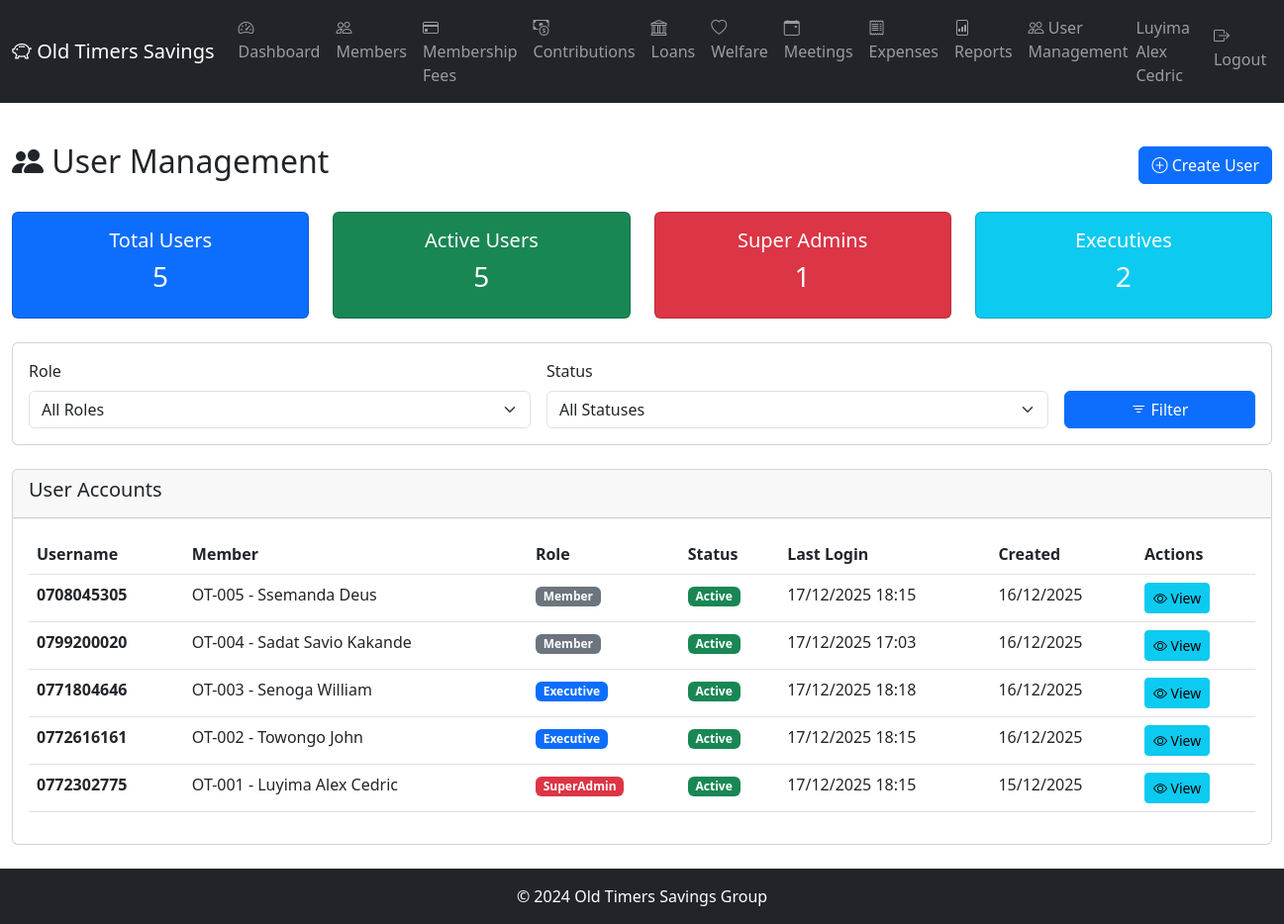
Page /users/ (signed in) on the committed database.
### app/models/member.py (models this page shows, shortened)
class Member(db.Model):
    __tablename__ = 'members'
    id = db.Column(db.Integer, primary_key=True)
    member_number = db.Column(db.String(10), unique=True, nullable=False)  # OT-001
    full_name = db.Column(db.String(100), nullable=False)
    national_id = db.Column(db.String(20), unique=True)
    date_of_birth = db.Column(db.Date)
    gender = db.Column(db.String(10))  # Male, Female
    phone_primary = db.Column(db.String(20), nullable=False)
    phone_secondary = db.Column(db.String(20))
    email = db.Column(db.String(100))
    physical_address = db.Column(db.Text)
    occupation = db.Column(db.String(100))
    date_joined = db.Column(db.Date, nullable=False)
    membership_fee_paid = db.Column(db.Boolean, default=False)
    membership_fee_date = db.Column(db.Date)
    membership_fee_receipt = db.Column(db.String(20))
    status = db.Column(db.String(20), default='Active')  # Active, Inactive, Suspended, Expelled, Deceased
    total_contributed = db.Column(db.Numeric(15, 2), default=0.00)
    consecutive_months_paid = db.Column(db.Integer, default=0)
    last_contribution_date = db.Column(db.Date)
    qualified_for_benefits = db.Column(db.Boolean, default=False)
    suspension_date = db.Column(db.Date)
    expulsion_date = db.Column(db.Date)
    expulsion_reason = db.Column(db.Text)
    refund_amount = db.Column(db.Numeric(15, 2))
    refund_paid = db.Column(db.Boolean, default=False)
    created_at = db.Column(db.DateTime, default=datetime.utcnow)
    updated_at = db.Column(db.DateTime, default=datetime.utcnow, onupdate=datetime.utcnow)
    created_by = db.Column(db.Integer)
    next_of_kin = db.relationship('NextOfKin', backref='member', lazy='dynamic', cascade='all, delete-orphan')
    contributions = db.relationship('Contribution', backref='member', lazy='dynamic')
    welfare_requests = db.relationship('WelfareRequest', backref='member', lazy='dynamic')
    loans = db.relationship('Loan', backref='member', lazy='dynamic', foreign_keys='Loan.member_id')
    loans_guaranteed1 = db.relationship('Loan', foreign_keys='Loan.guarantor1_id', lazy='dynamic')
    loans_guaranteed2 = db.relationship('Loan', foreign_keys='Loan.guarantor2_id', lazy='dynamic')

### app/models/user.py (models this page shows, shortened)
class User(UserMixin, db.Model):
    __tablename__ = 'users'
    id = db.Column(db.Integer, primary_key=True)
    member_id = db.Column(db.Integer, db.ForeignKey('members.id'), unique=True, nullable=False)
    username = db.Column(db.String(20), unique=True, nullable=False)  # Phone number
    password_hash = db.Column(db.String(255), nullable=False)
    role = db.Column(db.String(20), nullable=False)  # SuperAdmin, Executive, Auditor, Member
    is_active = db.Column(db.Boolean, default=True)
    must_change_password = db.Column(db.Boolean, default=True)
    last_login = db.Column(db.DateTime)
    failed_login_attempts = db.Column(db.Integer, default=0)
    account_locked_until = db.Column(db.DateTime)
    created_at = db.Column(db.DateTime, default=datetime.utcnow)
    updated_at = db.Column(db.DateTime, default=datetime.utcnow, onupdate=datetime.utcnow)
    member = db.relationship('Member', backref=db.backref('user', uselist=False))
    def is_super_admin(self):
        return self.role == 'SuperAdmin'

### app/routes/users.py (the view)
@users.route('/')
@login_required
@super_admin_required
def list_users():
    role_filter = request.args.get('role', '')
    status_filter = request.args.get('status', '')
    query = User.query
    if role_filter:
        query = query.filter(User.role == role_filter)
    if status_filter == 'active':
        query = query.filter(User.is_active == True)
    elif status_filter == 'inactive':
        query = query.filter(User.is_active == False)
    users_list = query.order_by(User.created_at.desc()).all()
    total_users = User.query.count()
    active_users = User.query.filter_by(is_active=True).count()
    super_admins = User.query.filter_by(role='SuperAdmin').count()
    executives = User.query.filter_by(role='Executive').count()
    return render_template('users/list.html',
                         users=users_list,
                         role_filter=role_filter,
                         status_filter=status_filter,
                         total_users=total_users,
                         active_users=active_users,
                         super_admins=super_admins,
                         executives=executives)

### app/models/user.py (called while the page is built)
@login_manager.user_loader
def load_user(user_id):
    return User.query.get(int(user_id))

### app/templates/users/list.html (shortened to what this page needs)
{% extends "base.html" %}
{% block content %}
<div class="container-fluid py-4">
    <div class="d-flex justify-content-between align-items-center mb-4">
        <h2><i class="bi bi-people-fill"></i> User Management</h2>
        <a href="{{ url_for('users.create_user') }}" class="btn btn-primary">
            <i class="bi bi-plus-circle"></i> Create User
        </a>
    </div>
    <div class="row mb-4">
        <div class="col-md-3">
            <div class="card bg-primary text-white">
                <div class="card-body text-center">
                    <h5>Total Users</h5>
                    <h3>{{ total_users }}</h3>
                </div>
            </div>
        </div>
        <div class="col-md-3">
            <div class="card bg-success text-white">
                <div class="card-body text-center">
                    <h5>Active Users</h5>
                    <h3>{{ active_users }}</h3>
                </div>
            </div>
        </div>
        <div class="col-md-3">
            <div class="card bg-danger text-white">
                <div class="card-body text-center">
                    <h5>Super Admins</h5>
                    <h3>{{ super_admins }}</h3>
                </div>
            </div>
        </div>
        <div class="col-md-3">
            <div class="card bg-info text-white">
                <div class="card-body text-center">
                    <h5>Executives</h5>
                    <h3>{{ executives }}</h3>
                </div>
            </div>
        </div>
    </div>
    <div class="card mb-4">
        <div class="card-body">
            <form method="GET" class="row g-3">
                <div class="col-md-5">
                    <label for="role" class="form-label">Role</label>
                    <select class="form-select" id="role" name="role">
                        <option value="">All Roles</option>
                    </select>
                </div>
                <div class="col-md-5">
                    <label for="status" class="form-label">Status</label>
                    <select class="form-select" id="status" name="status">
                        <option value="">All Statuses</option>
                    </select>
                </div>
                <div class="col-md-2 d-flex align-items-end">
                    <button type="submit" class="btn btn-primary w-100">
                        <i class="bi bi-filter"></i> Filter
                    </button>
                </div>
            </form>
        </div>
    </div>
    <div class="card">
        <div class="card-header">
            <h5>User Accounts</h5>
        </div>
        <div class="card-body">
            {% if users %}
            <div class="table-responsive">
                <table class="table table-hover">
                    <thead>
                        <tr>
                            <th>Username</th>
                            <th>Member</th>
                            <th>Role</th>
                            <th>Status</th>
                            <th>Last Login</th>
                            <th>Created</th>
                            <th>Actions</th>
                        </tr>
                    </thead>
                    <tbody>
                        {% for user in users %}
                        <tr>
                            <td>
                                <strong>{{ user.username }}</strong>
                            </td>
                            <td>
                                {% if user.member %}
                                {{ user.member.member_number }} - {{ user.member.full_name }}
                                {% else %}
                                <span class="text-muted">N/A</span>
                                {% endif %}
                            </td>
                            <td>
                                <span class="badge bg-{{ 'danger' if user.role == 'SuperAdmin' else 'primary' if user.role == 'Executive' else 'warning' if user.role == 'Auditor' else 'secondary' }}">
                                    {{ user.role }}
                                </span>
                            </td>
                            <td>
                                {% if user.is_active %}
                                <span class="badge bg-success">Active</span>
                                {% else %}
                                <span class="badge bg-secondary">Inactive</span>
                                {% endif %}
                            </td>
                            <td>
                                {% if user.last_login %}
                                {{ user.last_login.strftime('%d/%m/%Y %H:%M') }}
                                {% else %}
                                <span class="text-muted">Never</span>
                                {% endif %}
                            </td>
                            <td>{{ user.created_at.strftime('%d/%m/%Y') }}</td>
                            <td>
                                <a href="{{ url_for('users.view_user', id=user.id) }}" class="btn btn-sm btn-info">
                                    <i class="bi bi-eye"></i> View
                                </a>
                            </td>
                        </tr>
                        {% endfor %}
                    </tbody>
                </table>
            </div>
            {% else %}
            <div class="alert alert-info">
                <i class="bi bi-info-circle"></i> No users found.
            </div>
            {% endif %}
        </div>
    </div>
</div>
{% endblock %}

### app/templates/base.html (shortened to what this page needs)
<!DOCTYPE html>
<html lang="en">
<head>
    <link href="https://cdn.jsdelivr.net/npm/bootstrap@5.3.0/dist/css/bootstrap.min.css" rel="stylesheet">
    <link rel="stylesheet" href="https://cdn.jsdelivr.net/npm/bootstrap-icons@1.10.0/font/bootstrap-icons.css">
</head>
<body>
    {% if current_user.is_authenticated %}
    <nav class="navbar navbar-expand-lg navbar-dark bg-dark">
        <div class="container-fluid">
            <a class="navbar-brand" href="{{ url_for('main.dashboard') }}">
                <i class="bi bi-piggy-bank"></i> Old Timers Savings
            </a>
            <div class="collapse navbar-collapse">
                <ul class="navbar-nav me-auto">
                    <li class="nav-item">
                        <a class="nav-link" href="{{ url_for('main.dashboard') }}">
                            <i class="bi bi-speedometer2"></i> Dashboard
                        </a>
                    </li>
                    {% if current_user.is_super_admin() or current_user.is_executive() or current_user.is_auditor() %}
                    <li class="nav-item">
                        <a class="nav-link" href="{{ url_for('members.list_members') }}">
                            <i class="bi bi-people"></i> Members
                        </a>
                    </li>
                    <li class="nav-item">
                        <a class="nav-link" href="{{ url_for('membership_fees.list_members') }}">
                            <i class="bi bi-credit-card"></i> Membership Fees
                        </a>
                    </li>
                    <li class="nav-item">
                        <a class="nav-link" href="{{ url_for('contributions.list_contributions') }}">
                            <i class="bi bi-cash-coin"></i> Contributions
                        </a>
                    </li>
                    <li class="nav-item">
                        <a class="nav-link" href="{{ url_for('loans.list_loans') }}">
                            <i class="bi bi-bank"></i> Loans
                        </a>
                    </li>
                    <li class="nav-item">
                        <a class="nav-link" href="{{ url_for('welfare.list_requests') }}">
                            <i class="bi bi-heart"></i> Welfare
                        </a>
                    </li>
                    <li class="nav-item">
                        <a class="nav-link" href="{{ url_for('meetings.list_meetings') }}">
                            <i class="bi bi-calendar-event"></i> Meetings
                        </a>
                    </li>
                    <li class="nav-item">
                        <a class="nav-link" href="{{ url_for('expenses.list_expenses') }}">
                            <i class="bi bi-receipt"></i> Expenses
                        </a>
                    </li>
                    {% endif %}
                    <li class="nav-item">
                        <a class="nav-link" href="{{ url_for('reports.reports_index') }}">
                            <i class="bi bi-file-bar-graph"></i> Reports
                        </a>
                    </li>
                    {% if current_user.is_super_admin() %}
                    <li class="nav-item">
                        <a class="nav-link" href="{{ url_for('users.list_users') }}">
                            <i class="bi bi-people"></i> User Management
                        </a>
                    </li>
                    {% endif %}
                </ul>
                <ul class="navbar-nav ms-auto">
                    <li class="nav-item">
                        <span class="navbar-text me-3">
                            {{ current_user.member.full_name }}
                        </span>
                    </li>
                    <li class="nav-item">
                        <a class="nav-link" href="{{ url_for('auth.logout') }}">
                            <i class="bi bi-box-arrow-right"></i> Logout
                        </a>
                    </li>
                </ul>
            </div>
        </div>
    </nav>
    {% endif %}
    <main>
        {% block content %}{% endblock %}
    </main>
    <footer class="bg-dark text-white text-center py-3 mt-auto">
        <p class="mb-0">&copy; 2024 Old Timers Savings Group</p>
    </footer>
</body>
</html>

### app/templates/base.html (style rules this page uses)
body { min-height: 100vh; display: flex; flex-direction: column; }
main { flex: 1; }

### rows in the picture
Member: member.full_name "Luyima Alex Cedric"
User: username "0708045305", member.member_number "OT-005", member.full_name "Ssemanda Deus", role "Member", is_active "Active", last_login "17/12/2025 18:15", created_at "16/12/2025"
User: username "0799200020", member.member_number "OT-004", member.full_name "Sadat Savio Kakande", role "Member", is_active "Active", last_login "17/12/2025 17:03", created_at "16/12/2025"
User: username "0771804646", member.member_number "OT-003", member.full_name "Senoga William", role "Executive", is_active "Active", last_login "17/12/2025 18:18", created_at "16/12/2025"
User: username "0772616161", member.member_number "OT-002", member.full_name "Towongo John", role "Executive", is_active "Active", last_login "17/12/2025 18:15", created_at "16/12/2025"
User: username "0772302775", member.member_number "OT-001", member.full_name "Luyima Alex Cedric", role "SuperAdmin", is_active "Active", last_login "17/12/2025 18:15", created_at "15/12/2025"

### other values in the picture
{{ total_users }} "5"
{{ active_users }} "5"
{{ super_admins }} "1"
{{ executives }} "2"
